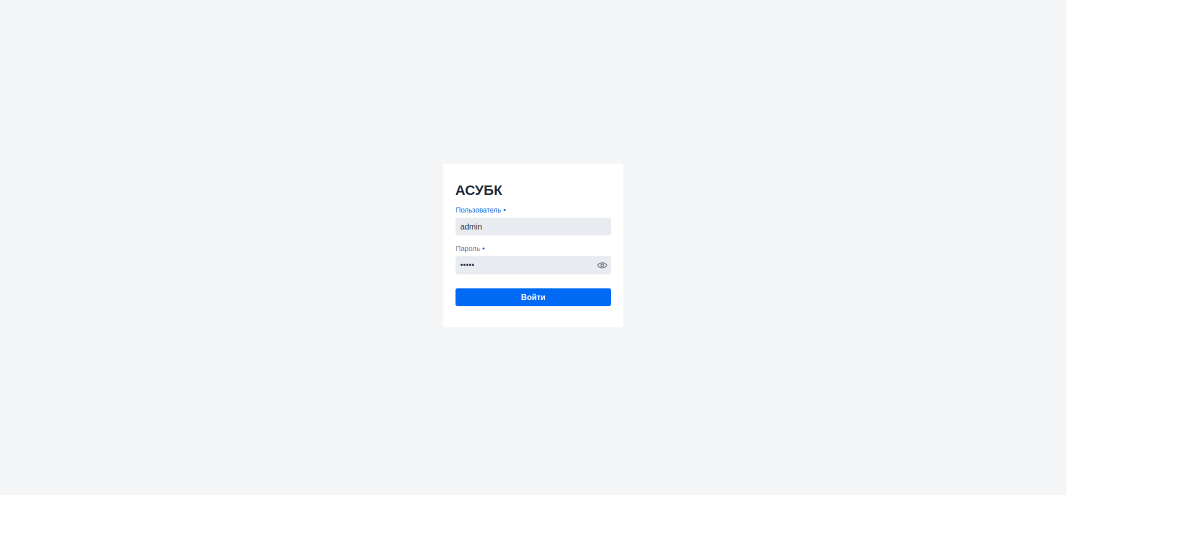
#> input picture screenshots/01-login.png, 2370 x 1100 px, found by its file name (shown at 1/2 size)
$ python annotate.py
#> lines starting #> are read from the running program, lines starting #| are printed output that depends on the picture
#!/usr/bin/env python3
"""Annotate ASUBK screenshots: circle UI text, label its meaning in English."""
from PIL import Image, ImageDraw, ImageFont

SHOTS = "screenshots"
FONT = "/usr/share/fonts/truetype/dejavu/DejaVuSans-Bold.ttf"
S = 1.549  # displayed->real scale (img is 2x retina)
RED = (220, 30, 30)

def f(sz):
    return ImageFont.truetype(FONT, int(sz * S))

def box(d, cx, cy, hw, hh, w=3):
    x, y = cx * S, cy * S
    d.rectangle([x - hw * S, y - hh * S, x + hw * S, y + hh * S], outline=RED, width=w)

def line(d, x1, y1, x2, y2, w=3):
    d.line([x1 * S, y1 * S, x2 * S, y2 * S], fill=RED, width=w)

def text(d, x, y, s, sz=22):
    d.text((x * S, y * S), s, fill=RED, font=f(sz))

# ---- login: circle fields + button ----
img2 = Image.open(f"{SHOTS}/01-login.png").convert("RGB")
#> img2 is the input picture: PIL image 2370x1100 RGB; mean R, G, B 244.4, 246.4, 248.6
d2 = ImageDraw.Draw(img2)
items = [
    (299, 705, 110, 16, "Username"),
    (350, 705, 110, 16, "Password"),
    (392, 705, 110, 16, "Log in"),
]
for y, cx, hw, hh, meaning in items:
    box(d2, cx, y, hw, hh)
    line(d2, cx + hw, y, 845, y)
    text(d2, 850, y - 11, "<- " + meaning, 22)
img2.save(f"{SHOTS}/01-login-annotated.png")
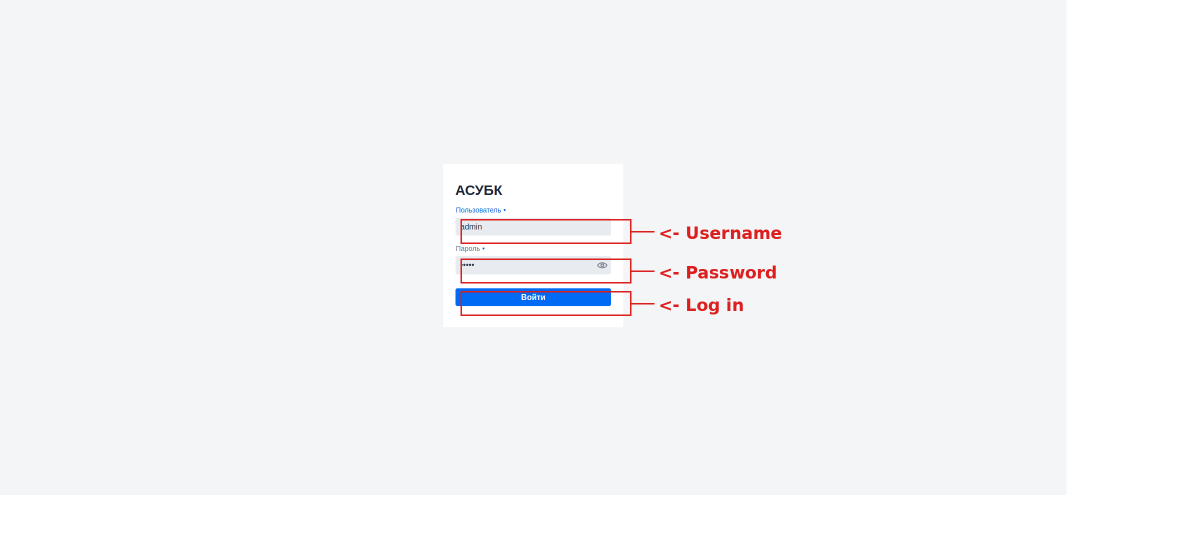
#> saved as 01-login-annotated.png: PIL image 2370x1100 RGB (shown at 1/2 size); mean R, G, B 244.4, 245.4, 247.5
print("wrote 01-login-annotated.png")

$ run again, with screenshots/02-dashboard.png copied over screenshots/01-login.png
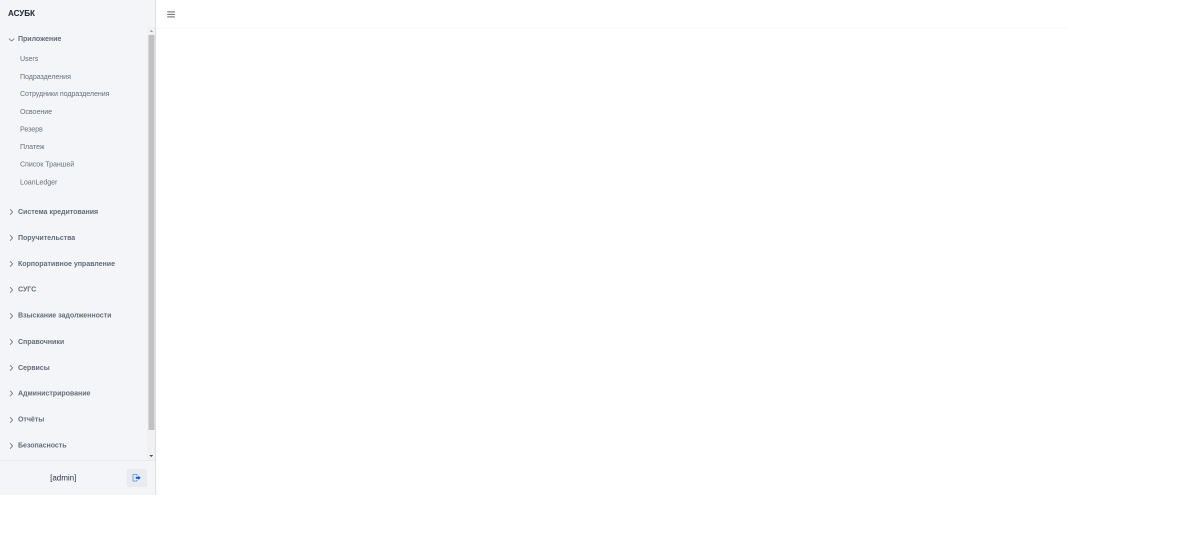
#> input picture screenshots/02-dashboard.png, 2370 x 1100 px, found by its file name (shown at 1/2 size)
#> img2 is the input picture: PIL image 2370x1100 RGB; mean R, G, B 252.9, 253.1, 253.4
#> `img2.save(f"{SHOTS}/01-login-annotated.png")`:
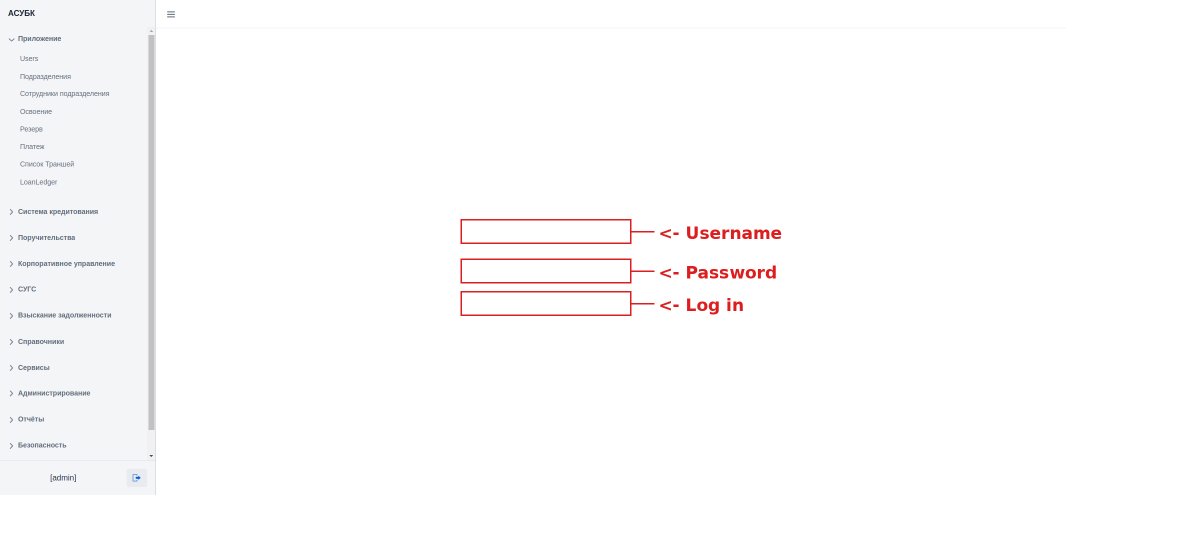
#> saved as 01-login-annotated.png: PIL image 2370x1100 RGB (shown at 1/2 size); mean R, G, B 252.7, 252, 252.3

$ run again, with screenshots/03-gov-decision-create.png copied over screenshots/01-login.png
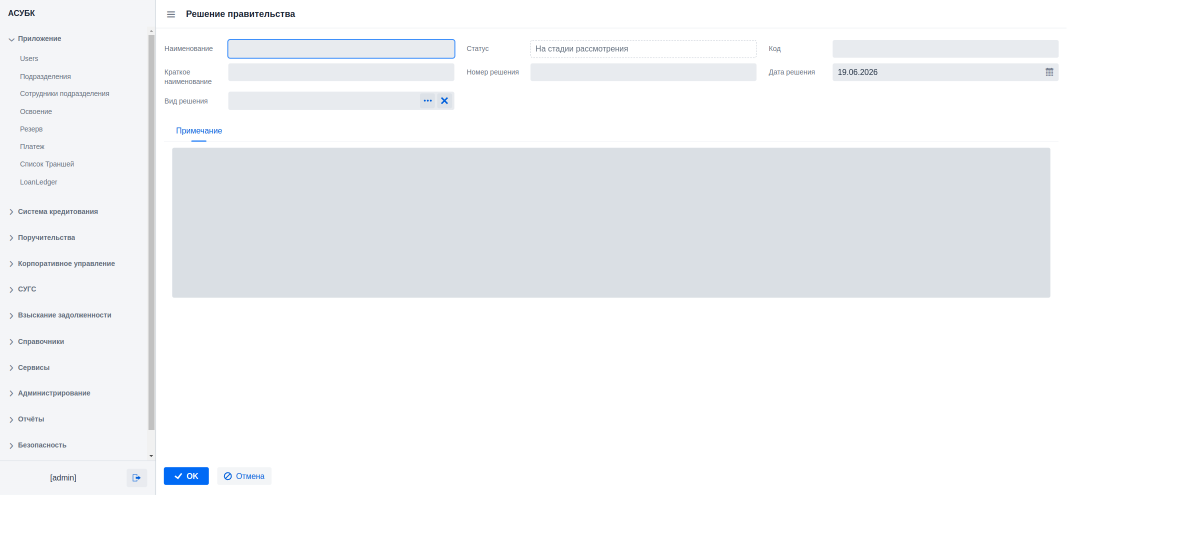
#> input picture screenshots/03-gov-decision-create.png, 2370 x 1100 px, found by its file name (shown at 1/2 size)
#> img2 is the input picture: PIL image 2370x1100 RGB; mean R, G, B 243.8, 245.3, 247.1
#> `img2.save(f"{SHOTS}/01-login-annotated.png")`:
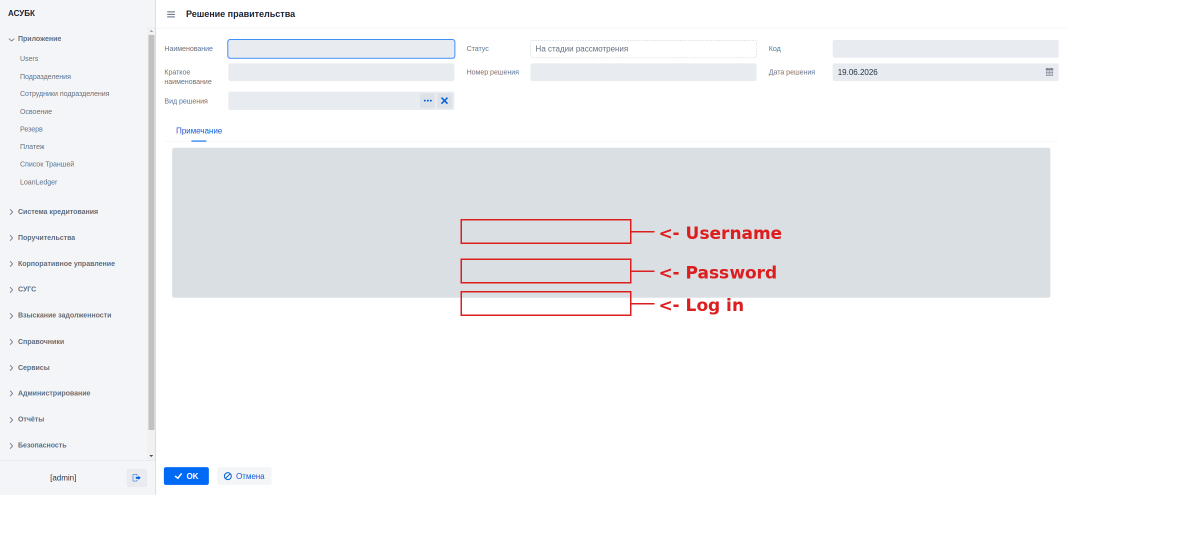
#> saved as 01-login-annotated.png: PIL image 2370x1100 RGB (shown at 1/2 size); mean R, G, B 243.7, 244.3, 246.1

$ run again, with screenshots/03-gov-decision-r3-kod.png copied over screenshots/01-login.png
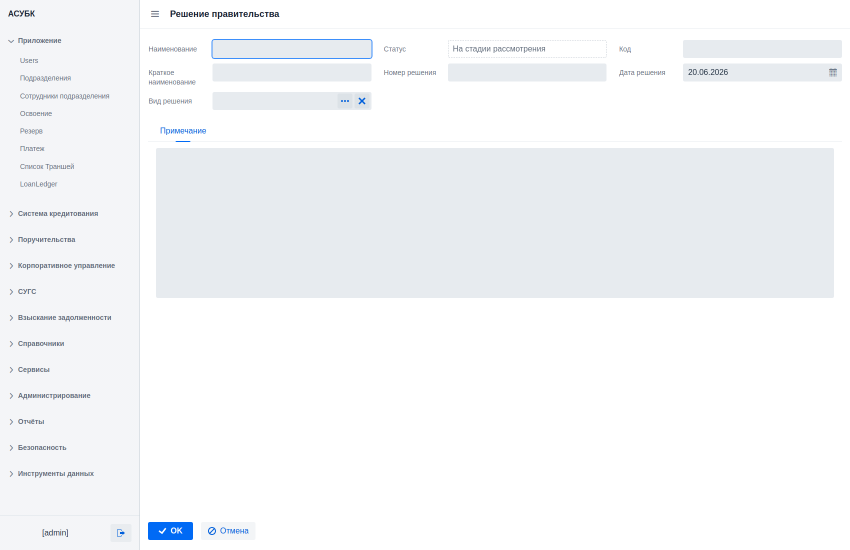
#> input picture screenshots/03-gov-decision-r3-kod.png, 1700 x 1100 px, found by its file name (shown at 1/2 size)
#> img2 is the input picture: PIL image 1700x1100 RGB; mean R, G, B 245.1, 246.8, 248.6
#> `img2.save(f"{SHOTS}/01-login-annotated.png")`:
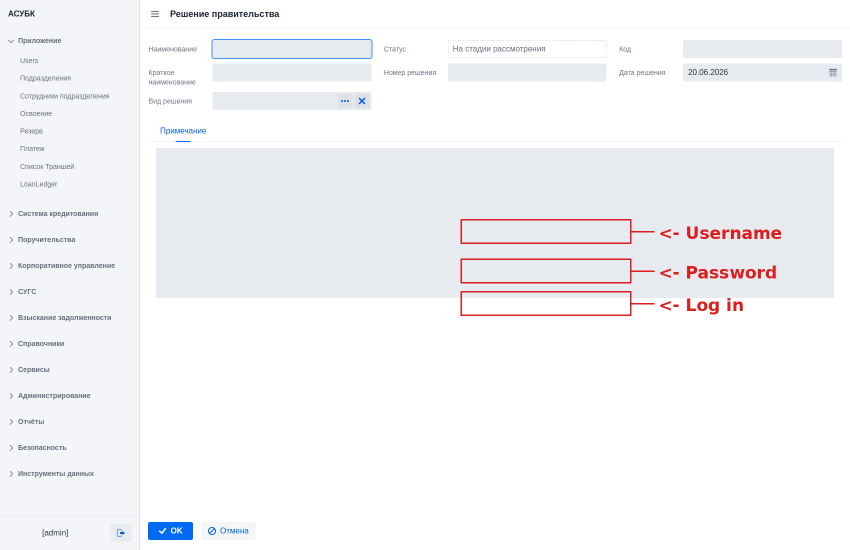
#> saved as 01-login-annotated.png: PIL image 1700x1100 RGB (shown at 1/2 size); mean R, G, B 245, 245.3, 247.1
